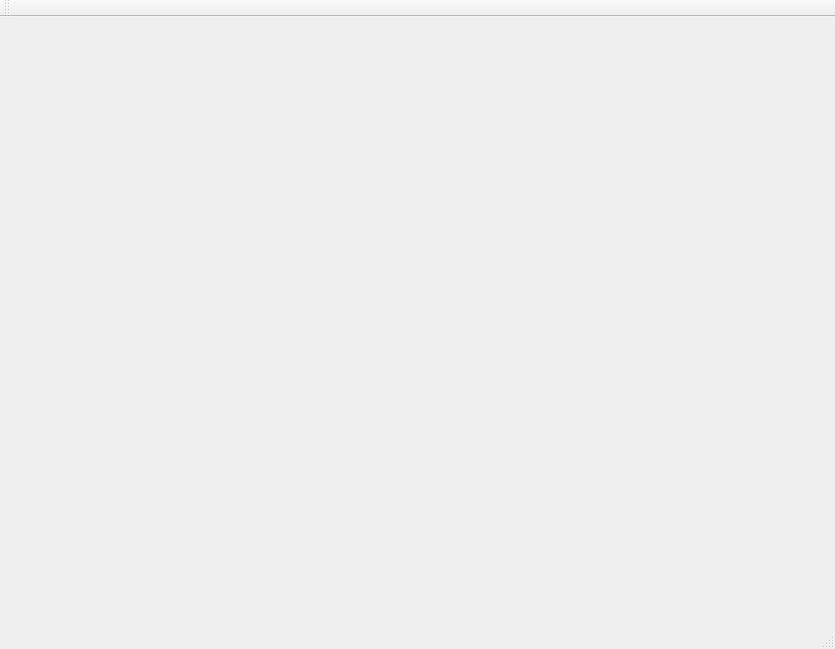
<?xml version="1.0" encoding="UTF-8"?>
<ui version="4.0">
 <class>MainWindow</class>
 <widget class="QMainWindow" name="MainWindow">
  <property name="geometry">
   <rect>
    <x>0</x>
    <y>0</y>
    <width>835</width>
    <height>649</height>
   </rect>
  </property>
  <property name="windowTitle">
   <string>MainWindow</string>
  </property>
  <widget class="QWidget" name="centralWidget">
   <widget class="Rechner" name="rechner">
    <property name="geometry">
     <rect>
      <x>0</x>
      <y>0</y>
      <width>831</width>
      <height>654</height>
     </rect>
    </property>
   </widget>
  </widget>
  <widget class="QMenuBar" name="menuBar">
   <property name="geometry">
    <rect>
     <x>0</x>
     <y>0</y>
     <width>835</width>
     <height>20</height>
    </rect>
   </property>
  </widget>
  <widget class="QToolBar" name="mainToolBar">
   <attribute name="toolBarArea">
    <enum>TopToolBarArea</enum>
   </attribute>
   <attribute name="toolBarBreak">
    <bool>false</bool>
   </attribute>
  </widget>
  <widget class="QStatusBar" name="statusBar"/>
 </widget>
 <layoutdefault spacing="6" margin="11"/>
 <customwidgets>
  <customwidget>
   <class>Rechner</class>
   <extends>QWidget</extends>
   <header>../RechnerPlugin/rechner.h</header>
  </customwidget>
 </customwidgets>
 <resources/>
 <connections/>
</ui>
